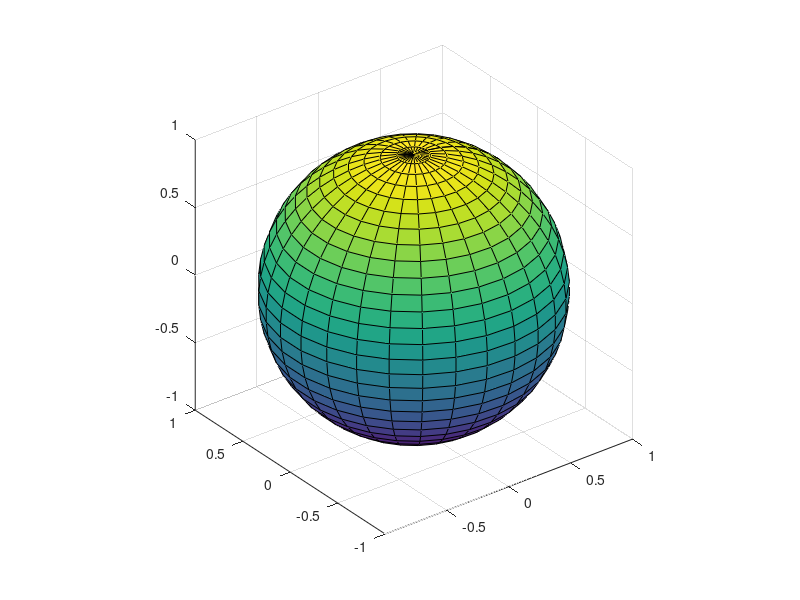

The MATLAB script that drew this image:
n = 30;
a = linspace(-pi / 2, pi / 2, n);
b = linspace(0, 2 * pi, n);
[a, b] = meshgrid(a, b);
x = cos(b) .* cos(a);
y = sin(b) .* cos(a);
z = sin(a);
surf(x, y, z);
axis equal;
print('sphere.png', '-dpng');
